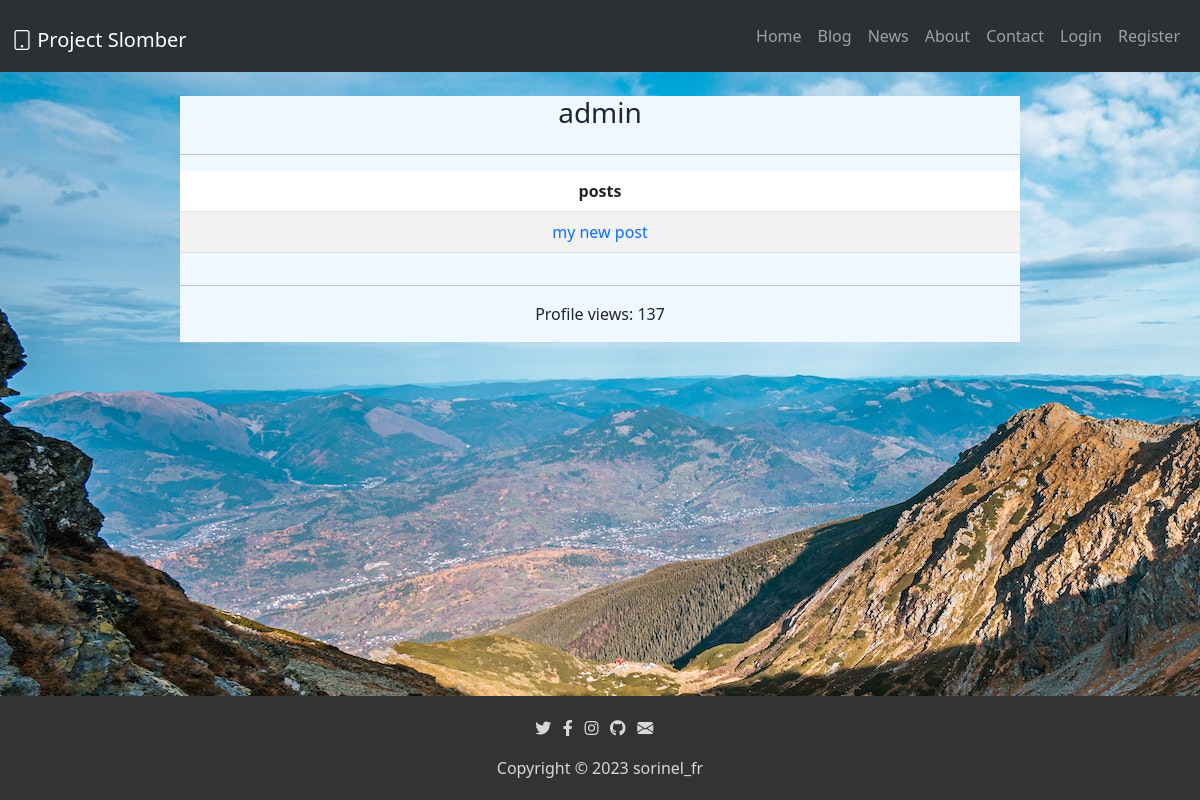
/profile/admin, run on the app's committed database.
### server.py (models this page shows)
    class User(UserMixin, db.Model):
        __tablename__ = "user"
        id = db.Column(db.Integer, primary_key=True)
        email = db.Column(db.String(100), unique=True, nullable=False)
        password = db.Column(db.String(100), nullable=False)
        name = db.Column(db.String(100), unique=True, nullable=False)
        profile_views = db.Column(db.Integer, nullable=False)
        posts = relationship("BlogPosts", back_populates="author")
        comment = relationship("Comments", back_populates="author")

    class BlogPosts(UserMixin, db.Model):
        __tablename__ = "posts"
        id = db.Column(db.Integer, primary_key=True)
        user_id = db.Column(db.Integer, db.ForeignKey('user.id'))
        author = relationship("User", back_populates="posts")
        comment = relationship("Comments", back_populates="posts")
        title = db.Column(db.String(250), unique=True, nullable=False)
        subtitle = db.Column(db.String(250), nullable=False)
        date = db.Column(db.String(250), nullable=False)
        text = db.Column(db.Text, nullable=False)
        post_views = db.Column(db.Integer, nullable=False)

### server.py (the view, shortened to what this page needs)
    @app.route('/profile/<name>')
    def user_profile(name):
        wrong_name = False
        user = User.query.filter_by(name=name).first()
        user_posts = BlogPosts.query.filter_by(user_id=user.id).all()
        user = User.query.filter_by(name=name).first()
        return render_template('profile.html',
                               user=user,
                               wrong_name=wrong_name,
                               name=name,
                               user_posts=user_posts,
                               number_of_posts=len(user_posts)
                               )

### templates/profile.html (shortened to what this page needs)
<!DOCTYPE html>
<html lang="en">
<head>
    <link rel="stylesheet" href="{{url_for('static', filename='style.css')}}">
    <link rel="stylesheet" href="https://cdnjs.cloudflare.com/ajax/libs/font-awesome/5.15.3/css/all.min.css">
    <link href="https://cdn.jsdelivr.net/npm/bootstrap@5.3.0-alpha3/dist/css/bootstrap.min.css" rel="stylesheet"
>
    <link rel="stylesheet" href="https://cdn.jsdelivr.net/npm/bootstrap-icons@1.10.4/font/bootstrap-icons.css">
</head>
<body style="margin-bottom: 10%;">
    <nav class="navbar navbar-expand-lg bg-body-tertiary" data-bs-theme="dark">
        <div class="container-fluid">
            <h1><a class="navbar-brand" href="/"><i class="bi bi-tablet"></i> Project Slomber</a></h1>
            <div class="collapse navbar-collapse" id="navbarSupportedContent">
                <ul class="navbar-nav ms-auto mb-2 mb-lg-0">
                    <li class="nav-item">
                        <a class="nav-link" aria-current="page" href="/">Home</a>
                    </li>
                    <li class="nav-item">
                        <a class="nav-link" href="/blog">Blog</a>
                    </li>
                    <li class="nav-item">
                        <a class="nav-link" href="/news">News</a>
                    </li>
                    <li class="nav-item">
                        <a class="nav-link" href="/about">About</a>
                    </li>
                    <li class="nav-item">
                        <a class="nav-link" href="/contact">Contact</a>
                    </li>
                    {% if current_user.is_authenticated == False: %}
                    <li class="nav-item">
                        <a class="nav-link" href="/login">Login</a>
                    </li>
                    <li class="nav-item">
                        <a class="nav-link" href="/register">Register</a>
                    </li>
                    {% endif %}
                </ul>
            </div>
        </div>
    </nav>
    <div class="user-card">
        {% if wrong_name: %}
        <h3>Error: No user with name {{name}}</h3>
        {% else %}
        <h3>{{user.name}}</h3>
        <hr>
        <table class="table table-striped table-hover">
            <thead>
                <tr>
                    <th scope="col">
                        posts
                    </th>
                </tr>
            </thead>
            <tbody>
                {% if number_of_posts != 0:%}
                    {% for post in user_posts: %}
                        <tr>
                            <td>
                                <a href="/blog/post/{{post.id}}" style="text-decoration: none;">{{post.title}}</a>
                            </td>
                        </tr>
                    {% endfor %}
                {% else %}
                    <tr>
                        <td>
                            This user has no posts
                        </td>
                    </tr>
                {% endif %}
            </tbody>
        </table>
        <hr>
        <p>Profile views: {{user.profile_views}}</p>
        {% endif %}
    </div>
</body>
<footer>
    <ul class="icons">
        <li><a href="https://twitter.com/Sorin63701900" target="_blank"><i class="fab fa-twitter"></i></a></li>
        <li><a href="https://www.facebook.com/sorin.fratean" target="_blank"><i class="fab fa-facebook-f"></i></a></li>
        <li><a href="https://www.instagram.com/sorinel_fr/" target="_blank"><i class="fab fa-instagram"></i></a></li>
        <li><a href="https://github.com/Sorinel27" target="_blank"><i class="fab fa-github"></i></a></li>
        <li><a href="mailto:sorin78910@gmail.com" target="_blank"><i class="bi bi-envelope-fill"></i></a></li>
    </ul>
    <a href="https://sorinelfr.ro/" target="_blank">Copyright &copy; 2023 sorinel_fr</a>
</footer>
</html>

### static/style.css (style rules this page uses)
body { margin-bottom: 10%; background-image: url("img/bg.jpg"); background-size: auto; }
body .user-card { background-color: aliceblue; display: -webkit-box; display: -ms-flexbox; display: flex; -webkit-box-orient: vertical; -webkit-box-direction: normal; -ms-flex-direction: column; flex-direction: column; -webkit-box-pack: center; -ms-flex-pack: center; justify-content: center; text-align: center; width: 70%; margin-top: 2%; margin-left: auto; margin-right: auto; }
footer { background-color: #333; color: #fff; text-align: center; position: fixed; bottom: 0; width: 100%; padding: 20px; }
footer .icons { display: -webkit-box; display: -ms-flexbox; display: flex; -webkit-box-orient: horizontal; -webkit-box-direction: normal; -ms-flex-direction: row; flex-direction: row; list-style-type: none; -webkit-box-pack: center; -ms-flex-pack: center; justify-content: center; padding-left: 0; }
footer .icons li { padding-right: 1%; }
footer a { text-decoration: none; color: #d8d8d8; }

### data on the page
User: name "admin", profile_views "137"
BlogPosts: title "my new post"
